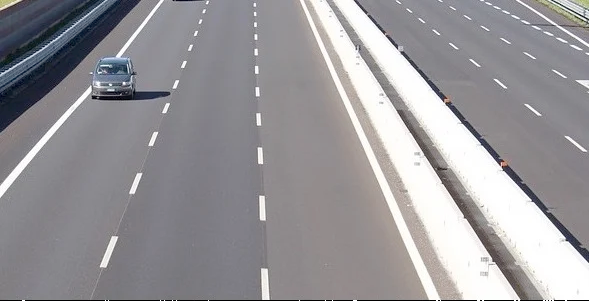
//> input picture immagini/strada.png, 589 x 301 px
$ ./HoughLines   (built with g++ and OpenCV 4)
//> lines starting //> are read from the running program, lines starting //| are printed output that depends on the picture; after the words box and inside, x2 and y2 are one past the last pixel; in counts of white or black regions, pixels touching at a corner belong together
#include <opencv2/opencv.hpp>
using namespace std;
using namespace cv;

Mat hough_lines(Mat &input, int houghTH) {
//> called with houghTH = 150
    Mat img = input.clone();

    GaussianBlur(img, img, Size(5, 5), 0.5, 0.5);
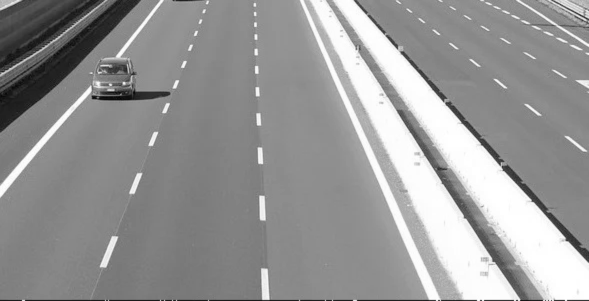
//> img: 301 rows x 589 cols, CV_8UC1; min 5, max 255, mean 150.5
    Canny(img, img, 50, 150);
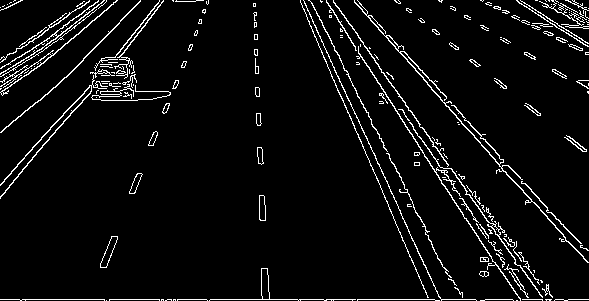
//> img: 301 rows x 589 cols, CV_8UC1; 5.2% white in thin lines or dots

    int diag = cvRound(hypot(img.rows, img.cols));
//> diag = 661
    Mat votes = Mat::zeros(diag * 2, 180, CV_8U);

    for (int x = 0; x < img.rows; x++)
        for (int y = 0; y < img.cols; y++)
            if (img.at<uchar>(x, y) == 255)
                for (int thetaDeg = 0; thetaDeg < 180; thetaDeg++) {
                    double thetaRad = thetaDeg * CV_PI / 180.0;
                    int rho = cvRound(x * sin(thetaRad) + y * cos(thetaRad)) + diag;

                    votes.at<uchar>(rho, thetaDeg)++;
                }
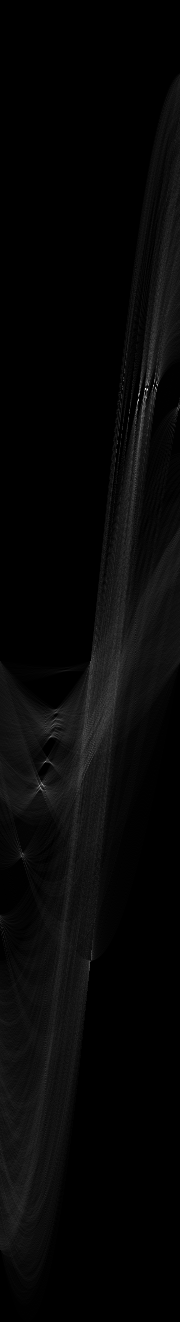
//> votes: 1322 rows x 180 cols, CV_8UC1; min 0, max 252, mean 7

    Mat out = input.clone();
    int lineLength = max(img.rows, img.cols);
//> lineLength = 589
    for (int rho = 0; rho < votes.rows; rho++)
        for (int thetaDeg = 0; thetaDeg < votes.cols; thetaDeg++)
            if (votes.at<uchar>(rho, thetaDeg) > houghTH) {
                double thetaRad = thetaDeg * CV_PI / 180.0;
                double a = cos(thetaRad), b = sin(thetaRad);
                double x0 = a * (rho - diag);
                double y0 = b * (rho - diag);

                Point p1(cvRound(x0 - lineLength * b), cvRound(y0 + lineLength * a));
                Point p2(cvRound(x0 + lineLength * b), cvRound(y0 - lineLength * a));

                line(out, p1, p2, Scalar(0), 2);
            }
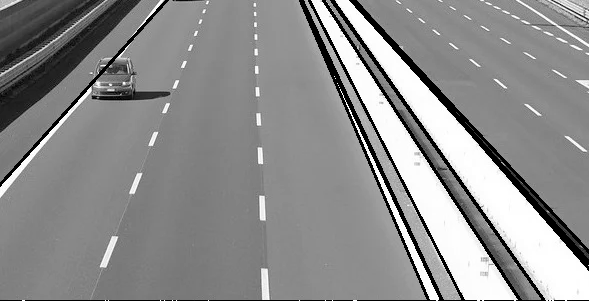
//> out: 301 rows x 589 cols, CV_8UC1; min 0, max 255, mean 140.9

    return out;
}

int main() {
    Mat src = imread("../immagini/strada.png", IMREAD_GRAYSCALE);

    int houghTH = 150;
    Mat dst = hough_lines(src, houghTH);

    imshow("HoughLines", dst);
    waitKey(0);
    return 0;
}

$ run again, with immagini/foglia.png copied over immagini/strada.png
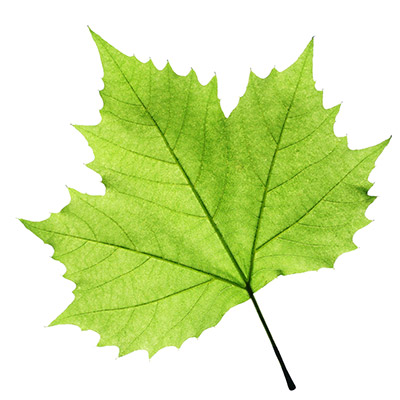
//> input picture immagini/foglia.png, 400 x 400 px
//> in hough_lines, `Canny(img, img, 50, 150);`:
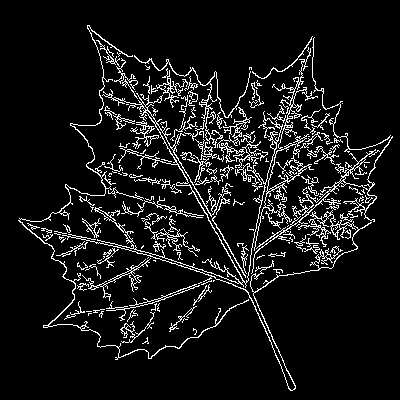
//> img: 400 rows x 400 cols, CV_8UC1; 8.4% white in thin lines or dots, all inside (x1, y1, x2, y2) = (18, 25, 393, 391)
//> after the loop in hough_lines, `for (int rho = 0; rho < votes.rows; rho++)`:
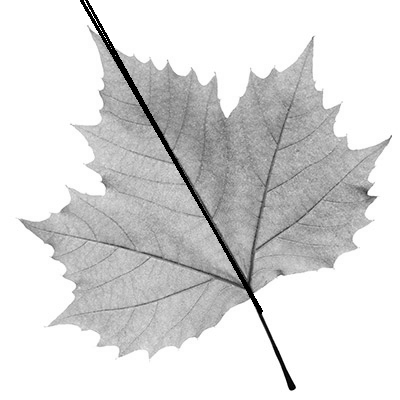
//> out: 400 rows x 400 cols, CV_8UC1; min 0, max 255, mean 217.9
